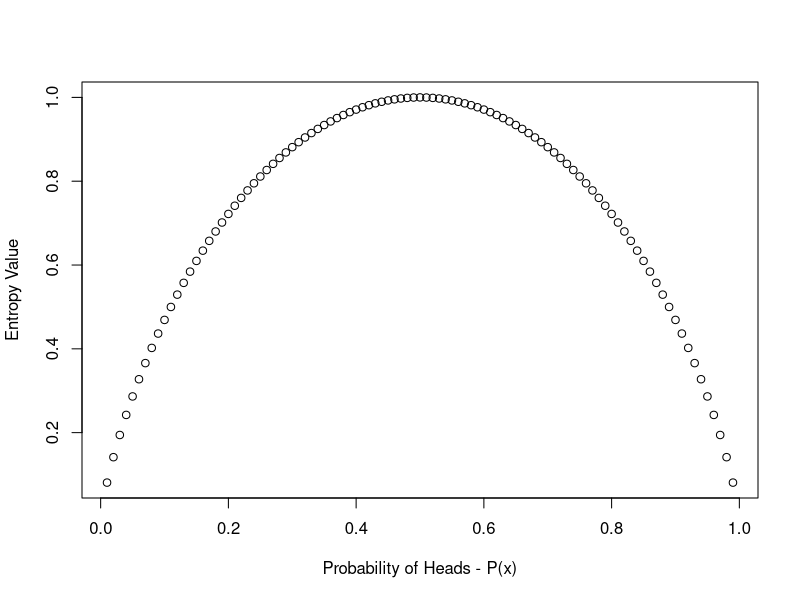

Recreate this plot in R.
## ---- chunk 1
knitr::opts_chunk$set(echo = TRUE)

library(ggplot2)

## ---- chunk 2
# let the probability of a single coin flip (assume, it's a fair coin)
p <- .5
q <- (1 - p)

# calculate the information for the event using log base 2
h <- -p*log2(p) + (-q*log2(q))

# outputting the findings
print(paste0("p(x) =", p, "; information: ", h))
## ---- chunk 3
# let the probability of a single coin flip (assume, it's a fair coin)
p <- .01
q <- (1 - p)

# calculate the information for the event using log base 2
h <- -p*log2(p) + (-q*log2(q))

# outputting the findings
print(paste0("p(x) =", p, "; information: ", h))
## ---- chunk 4
p <- c(seq(from = .01, to = .99, by = .01))
h <- NULL
for(i in 1:length(p)) {
  q[i] <- (1 - p[i])
  h[i] <- -p[i]*log2(p[i]) + (-q[i]*log2(q[i]))
}

plot(p, h, xlab = "Probability of Heads - P(x)", ylab = "Entropy Value")
